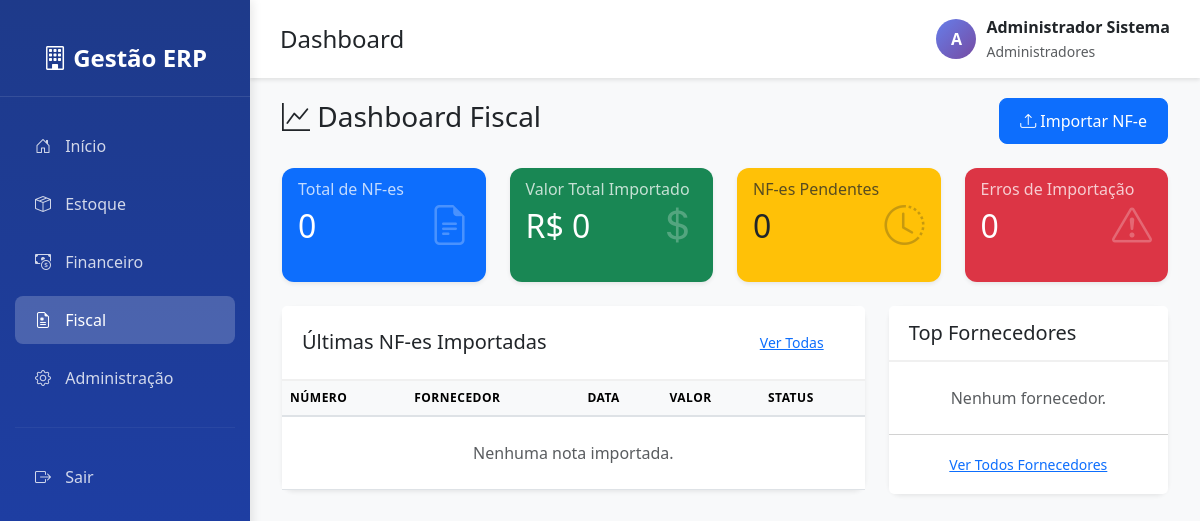
Page /fiscal/ (signed in) on the earlier database version.
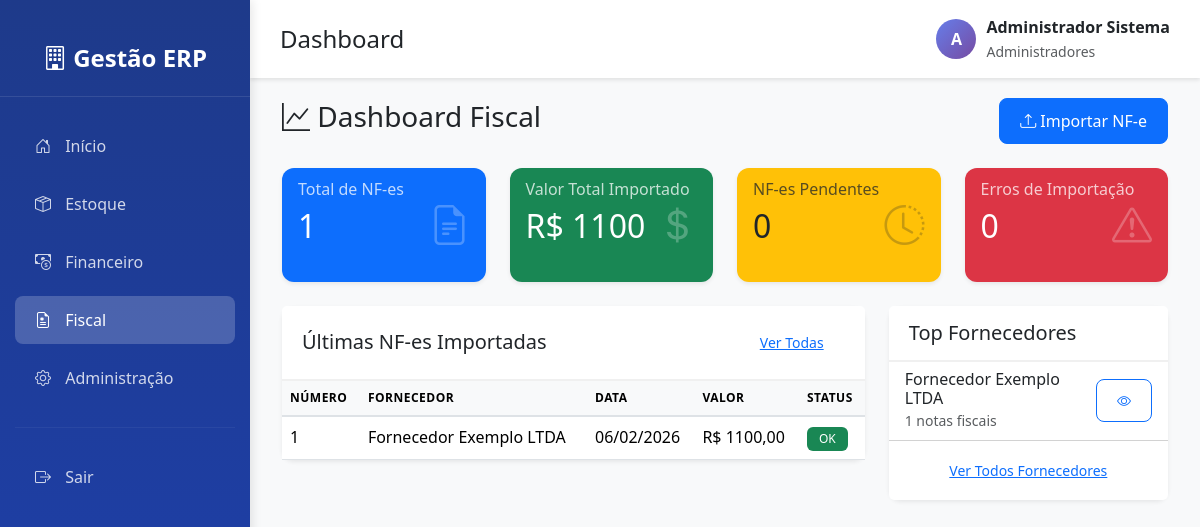
Same page on the later database version.
### fiscal/models.py (models this page shows, shortened)
class NotaFiscalEletronica(models.Model):
    STATUS_CHOICES = (
        ('PENDENTE', 'Pendente de Processamento'),
        ('PROCESSADA', 'Processada com Sucesso'),
        ('ERRO', 'Erro no Processamento'),
        ('CANCELADA', 'Cancelada'),
    )
    chave_acesso = models.CharField(
        max_length=44,
        unique=True,
        verbose_name="Chave de Acesso",
        help_text="Chave de acesso da NF-e (44 dígitos)"
    )
    numero = models.CharField(
        max_length=20,
        verbose_name="Número da NF-e"
    )
    serie = models.CharField(
        max_length=10,
        verbose_name="Série"
    )
    fornecedor = models.ForeignKey(
        Fornecedor,
        on_delete=models.PROTECT,
        related_name='notas_fiscais',
        verbose_name="Fornecedor"
    )
    data_emissao = models.DateField(
        verbose_name="Data de Emissão"
    )
    valor_total = models.DecimalField(
        max_digits=12,
        decimal_places=2,
        validators=[MinValueValidator(Decimal('0.00'))],
        verbose_name="Valor Total"
    )
    valor_produtos = models.DecimalField(
        max_digits=12,
        decimal_places=2,
        validators=[MinValueValidator(Decimal('0.00'))],
        verbose_name="Valor dos Produtos"
    )
    valor_icms = models.DecimalField(
        max_digits=12,
        decimal_places=2,
        default=Decimal('0.00'),
        verbose_name="Valor ICMS"
    )
    valor_ipi = models.DecimalField(
        max_digits=12,
        decimal_places=2,
        default=Decimal('0.00'),
        verbose_name="Valor IPI"
    )
    valor_pis = models.DecimalField(
        max_digits=12,
        decimal_places=2,
        default=Decimal('0.00'),
        verbose_name="Valor PIS"
    )
    valor_cofins = models.DecimalField(
        max_digits=12,
        decimal_places=2,
        default=Decimal('0.00'),
        verbose_name="Valor COFINS"
    )
    valor_frete = models.DecimalField(
        max_digits=12,
        decimal_places=2,
        default=Decimal('0.00'),
        verbose_name="Valor do Frete"
    )
    valor_desconto = models.DecimalField(
        max_digits=12,
        decimal_places=2,
        default=Decimal('0.00'),
        verbose_name="Valor de Desconto"
    )
    natureza_operacao = models.CharField(
        max_length=100,
        verbose_name="Natureza da Operação"
    )
    cfop = models.CharField(
        max_length=10,
        verbose_name="CFOP",
        help_text="Código Fiscal de Operações e Prestações"
    )
    xml_arquivo = models.FileField(
        upload_to='nfe_xml/%Y/%m/',
        verbose_name="Arquivo XML"
    )
    status = models.CharField(
        max_length=20,
        choices=STATUS_CHOICES,
        default='PENDENTE',
        verbose_name="Status"
    )
    observacoes = models.TextField(
        blank=True,
        null=True,
        verbose_name="Observações"
    )
    usuario_importacao = models.ForeignKey(
        User,
        on_delete=models.PROTECT,
        related_name='nfes_importadas',
        default=1,
        verbose_name="Importado por"
    )
    data_importacao = models.DateTimeField(
        auto_now_add=True,
        verbose_name="Data de Importação"
    )
    class Meta:
        verbose_name = "Nota Fiscal Eletrônica"
        verbose_name_plural = "Notas Fiscais Eletrônicas"
        ordering = ['-data_emissao', '-numero']

class Fornecedor(models.Model):
    razao_social = models.CharField(
        max_length=200,
        verbose_name="Razão Social",
        help_text="Razão social do fornecedor"
    )
    nome_fantasia = models.CharField(
        max_length=200,
        blank=True,
        null=True,
        verbose_name="Nome Fantasia",
        help_text="Nome fantasia do fornecedor"
    )
    cnpj = models.CharField(
        max_length=18,
        unique=True,
        verbose_name="CNPJ",
        help_text="CNPJ do fornecedor (formato: 00.000.000/0000-00)"
    )
    inscricao_estadual = models.CharField(
        max_length=20,
        blank=True,
        null=True,
        verbose_name="Inscrição Estadual"
    )
    endereco = models.CharField(
        max_length=300,
        blank=True,
        null=True,
        verbose_name="Endereço"
    )
    cidade = models.CharField(
        max_length=100,
        blank=True,
        null=True,
        verbose_name="Cidade"
    )
    estado = models.CharField(
        max_length=2,
        blank=True,
        null=True,
        verbose_name="Estado (UF)"
    )
    cep = models.CharField(
        max_length=10,
        blank=True,
        null=True,
        verbose_name="CEP"
    )
    telefone = models.CharField(
        max_length=20,
        blank=True,
        null=True,
        verbose_name="Telefone"
    )
    email = models.EmailField(
        blank=True,
        null=True,
        verbose_name="Email"
    )
    ativo = models.BooleanField(
        default=True,
        verbose_name="Fornecedor Ativo"
    )
    usuario_criacao = models.ForeignKey(
        User,
        on_delete=models.PROTECT,
        related_name='fornecedores_criados',
        default=1,
        verbose_name="Criado por"
    )
    data_criacao = models.DateTimeField(
        auto_now_add=True,
        verbose_name="Data de Criação"
    )
    class Meta:
        verbose_name = "Fornecedor"
        verbose_name_plural = "Fornecedores"
        ordering = ['razao_social']

### fiscal/views.py (the view)
# urls.py: path('', views.dashboard_fiscal, name='dashboard'),
@login_required
def dashboard_fiscal(request):
    total_nfes = NotaFiscalEletronica.objects.count()
    nfes_processadas = NotaFiscalEletronica.objects.filter(status='PROCESSADA').count()
    nfes_pendentes = NotaFiscalEletronica.objects.filter(status='PENDENTE').count()
    nfes_erro = NotaFiscalEletronica.objects.filter(status='ERRO').count()
    valor_total = NotaFiscalEletronica.objects.filter(
        status='PROCESSADA'
    ).aggregate(total=Sum('valor_total'))['total'] or 0
    ultimas_nfes = NotaFiscalEletronica.objects.select_related('fornecedor').order_by('-data_importacao')[:10]
    top_fornecedores = Fornecedor.objects.annotate(
        total_nfes=Count('notas_fiscais')
    ).order_by('-total_nfes')[:5]
    context = {
        'total_nfes': total_nfes,
        'nfes_processadas': nfes_processadas,
        'nfes_pendentes': nfes_pendentes,
        'nfes_erro': nfes_erro,
        'valor_total': valor_total,
        'ultimas_nfes': ultimas_nfes,
        'top_fornecedores': top_fornecedores,
    }
    return render(request, 'fiscal/dashboard.html', context)

### templates/fiscal/dashboard.html (shortened to what the changed rows need)
{% extends "base.html" %}
{% load static %}
{% block content %}
<div class="container-fluid">
    <div class="row">
        <div class="col-12">
            <div class="d-flex justify-content-between align-items-center mb-4">
                <h1 class="h3">
                    <i class="bi bi-graph-up"></i> Dashboard Fiscal
                </h1>
            </div>
            <div class="row mb-4">
                <div class="col-md-3">
                    <div class="card shadow-sm border-0 bg-primary text-white h-100">
                        <div class="card-body">
                            <h6 class="card-subtitle mb-2 opacity-75">Total de NF-es</h6>
                            <h2 class="card-title mb-0">{{ total_nfes }}</h2>
                            <i class="bi bi-file-earmark-text position-absolute top-50 end-0 translate-middle-y me-3 opacity-25 fs-1"></i>
                        </div>
                    </div>
                </div>
                <div class="col-md-3">
                    <div class="card shadow-sm border-0 bg-success text-white h-100">
                        <div class="card-body">
                            <h6 class="card-subtitle mb-2 opacity-75">Valor Total Importado</h6>
                            <h2 class="card-title mb-0">R$ {{ valor_total }}</h2>
                            <i class="bi bi-currency-dollar position-absolute top-50 end-0 translate-middle-y me-3 opacity-25 fs-1"></i>
                        </div>
                    </div>
                </div>
                <div class="col-md-3">
                    <div class="card shadow-sm border-0 bg-warning text-dark h-100">
                        <div class="card-body">
                            <h2 class="card-title mb-0">{{ nfes_pendentes }}</h2>
                        </div>
                    </div>
                </div>
                <div class="col-md-3">
                    <div class="card shadow-sm border-0 bg-danger text-white h-100">
                        <div class="card-body">
                            <h2 class="card-title mb-0">{{ nfes_erro }}</h2>
                        </div>
                    </div>
                </div>
            </div>
            <div class="row">
                <div class="col-md-8">
                    <div class="card shadow-sm mb-4">
                        <div class="card-body p-0">
                            <div class="table-responsive">
                                <table class="table table-hover mb-0">
                                    <thead class="table-light">
                                        <tr>
                                            <th>Número</th>
                                            <th>Fornecedor</th>
                                            <th>Data</th>
                                            <th>Valor</th>
                                            <th>Status</th>
                                        </tr>
                                    </thead>
                                    <tbody>
                                        {% for nfe in ultimas_nfes %}
                                        <tr>
                                            <td>{{ nfe.numero }}</td>
                                            <td>{{ nfe.fornecedor.razao_social|truncatechars:30 }}</td>
                                            <td>{{ nfe.data_importacao|date:"d/m/Y" }}</td>
                                            <td>R$ {{ nfe.valor_total }}</td>
                                            <td>
                                                {% if nfe.status == 'PROCESSADA' %}
                                                    <span class="badge bg-success">OK</span>
                                                {% else %}
                                                    <span class="badge bg-secondary">{{ nfe.status }}</span>
                                                {% endif %}
                                            </td>
                                        </tr>
                                        {% empty %}
                                        <tr>
                                            <td colspan="5" class="text-center py-4 text-muted">Nenhuma nota importada.</td>
                                        </tr>
                                        {% endfor %}
                                    </tbody>
                                </table>
                            </div>
                        </div>
                    </div>
                </div>
                <div class="col-md-4">
                    <div class="card shadow-sm mb-4">
                        <div class="card-body p-0">
                            <ul class="list-group list-group-flush">
                                {% for f in top_fornecedores %}
                                <li class="list-group-item d-flex justify-content-between align-items-center">
                                    <div>
                                        <h6 class="mb-0">{{ f.razao_social|truncatechars:25 }}</h6>
                                        <small class="text-muted">{{ f.total_nfes }} notas fiscais</small>
                                    </div>
                                    <a href="{% url 'fiscal:detalhe_fornecedor' f.pk %}" class="btn btn-sm btn-outline-primary">
                                        <i class="bi bi-eye"></i>
                                    </a>
                                </li>
                                {% empty %}
                                <li class="list-group-item text-center py-4 text-muted">Nenhum fornecedor.</li>
                                {% endfor %}
                            </ul>
                        </div>
                    </div>
                </div>
            </div>
        </div>
    </div>
</div>
{% endblock %}

Differences in the rows shown:
added NotaFiscalEletronica: numero "1", fornecedor.razao_social "Fornecedor Exemplo LTDA", data_importacao "06/02/2026", valor_total "1100,00", status "OK"
added Fornecedor: razao_social "Fornecedor Exemplo LTDA", total_nfes "1"
Other differences:
{{ total_nfes }}: "0" → "1"
{{ valor_total }}: "0" → "1100"
text no longer shown: "Nenhuma nota importada. Nenhum fornecedor."
